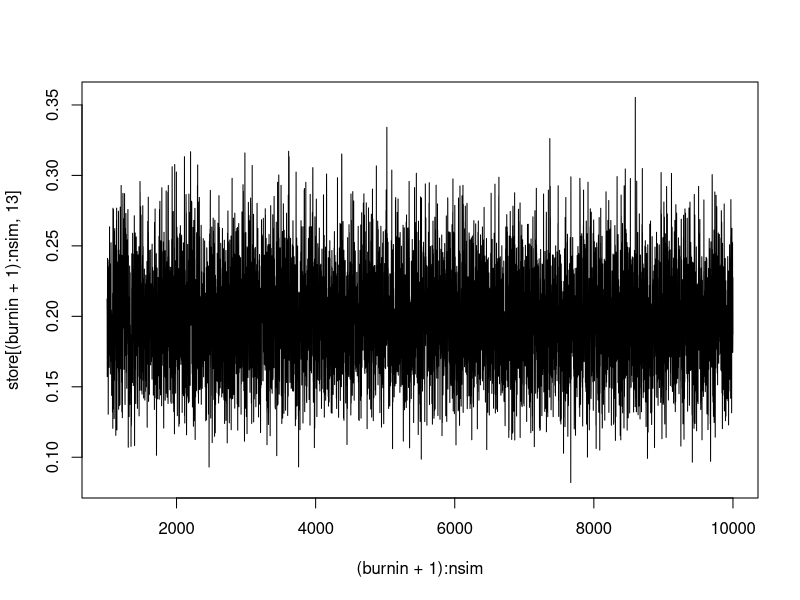

This figure's R source: (Note: this script raises an error after producing the figure.)

# There is a number of individuals, say n=12, who take a pass/fail test 15 times. 
# For each individual we have recorded the number of passes, which can go from 0 to 15. 
# Because of confidentiality issues, 
# we are presented with rounded-to-the-closest-multiple-of-3 data. 
# We are interested in estimating theta of the Binomial distribution behind the data.
# 
# Rounding is probabilistic,
# with probability 2/3 if you are one count away from a multiple of 3 
# and probability 1/3 if the count is you are two counts away. Multiples of 3 are not rounded.
#
# We can use Gibbs sampling to alternate between sampling the posterior for the unrounded Y and theta. 
# 
# In the case of Y I used:

possible <- function(rounded){
  if(rounded == 0){
    options <- c(0, 1, 2)
  } else {
    options <- c(rounded - 2,
                 rounded - 1,
                 rounded,
                 rounded + 1,
                 rounded + 2)
  }
  return(options)
}

# probability mass function (pmf) of numbers rounding to R given theta
prior_y <- function(options, theta){
  p <- dbinom(options, 15, prob = theta)
  return(p)
}

# likelihood of rounding
like_round3 <- function(options){
  if(length(options) == 3){
    like <- c(1, 2/3, 1/3)
  }
  else{
    like <- c(1/3, 2/3, 1, 2/3, 1/3)
  }
}

# estimate posterior mass function, draw 1 value from it
post_sample_y <- function(R, theta){
  po <- possible(R)
  pr <- prior_y(po, theta)
  li <- like_round3(po)
  post <- li * pr / sum(li * pr)
  samp <- sample(po, 1, prob=post)
  return(samp)
}

# While for theta we are assuming a vague Beta(alpha=1, beta=1), as prior density function for theta, 
# so the posterior density is a Beta(alpha + sum Y_i, beta + 12*15 - sum Y_i).

# function to sample from posterior P(theta|Y, R)
post_sample_theta <- function(alpha, beta, Y){
  theta <- rbeta(1, alpha + sum(Y), beta + 12 * 15 - sum(Y))
  return(theta)
}

# implementation
R <- c(0, 0, 3, 9, 3, 0, 6, 3, 0, 6, 0, 3)
nsim <- 10000
burnin <- 1000
alpha <- 1
beta <- 1
store <- matrix(0, nrow = nsim, ncol = length(R) + 1)

starting.values <- c(R, 0.1)

# sampling

store[1, ] <- starting.values
for(i in 2:nsim){
  current <- store[i - 1, ]
  for(j in 1:length(R)){
    y <- post_sample_y(R[j], current[length(R) + 1])
    # Jump or not still missing
    current[j] <- y
  }
  theta <- post_sample_theta(alpha, beta, current[1:length(R)])
  # jump or not still missing
  current[length(R) + 1] <- theta
  store[i, ] <- current
}

plot((burnin + 1):nsim, store[(burnin + 1):nsim, 13], type = "l")

data.frame(theta = store[(burnin + 1):nsim, 13]) %>%
  ggplot(aes(x = theta)) %>%
  add(geom_density(fill = "blue", alpha = 0.5))

multiple_plot <- data.frame(Y = matrix(store[(burnin+1):nsim, 1:12], 
                                       nrow = (nsim - burnin)*12,
                                       ncol = 1))
multiple_plot$obs <- factor(rep(1:12, each = (nsim - burnin)))

ggplot(multiple_plot, aes(x = Y)) %>%
  add(geom_histogram()) %>%
  add(facet_grid(~obs))

